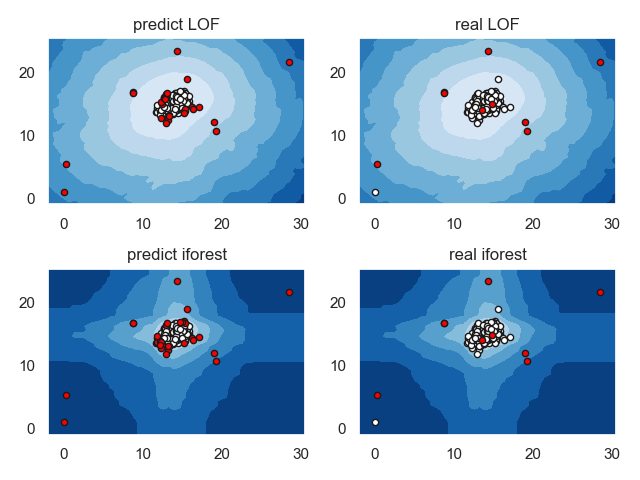

Generate this figure with Python:
import pandas as pd
import matplotlib.pyplot as plt
import numpy as np
from sklearn.neighbors import LocalOutlierFactor
import seaborn as sns
from sklearn.ensemble import IsolationForest

sns.set()
"""
数据集是计算机的监控数据，主要包含两个特征Latency(延迟)和Throughput(吞吐量)
目标为是否是异常数据: 0为假，1为真。
"""

X_train = pd.read_csv('data/X_train.csv')
X_test = pd.read_csv('data/X_test.csv')
Y_test = pd.read_csv('data/Y_test.csv')

lof = LocalOutlierFactor(n_neighbors=20)
lof.fit(X_train)

iforest = IsolationForest()
iforest.fit(X_train)


def data_series(func, dataset, labels):
    normal_index = list()
    abnormal_index = list()
    y_pred_test = func(dataset)  # 对样本的预测结果为1则说明为正常值，为-1表示为异常值
    for i, j in enumerate(y_pred_test):
        if j == 1:
            normal_index.append(i)  # 存储正常样本的索引
        else:
            abnormal_index.append(i)  # 存储异常样本的索引

    normal_series = dataset.loc[normal_index]  # 获取对应样本集合
    abnormal_series = dataset.loc[abnormal_index]

    real_normal_index = list()
    real_abnormal_index = list()
    for i, j in enumerate(np.array(labels)):
        if j == 0:  # 真实样本0为正常，1为异常
            real_normal_index.append(i)  # 存储真实正常样本的索引
        else:
            real_abnormal_index.append(i)  # 存储真实异常样本的索引

    real_normal_series = dataset.loc[real_normal_index]  # 获取对应样本集合
    real_abnormal_series = dataset.loc[real_abnormal_index]
    return normal_series, abnormal_series, real_normal_series, real_abnormal_series


# 此处是相对于两个向量之间做叉乘，变成一个二维平面的各个点的坐标
# 向量就是根据各个特征的最大最小值然后平均划分点得到的
x_series = np.linspace(np.min(X_test['Latency']) - 2, np.max(X_test['Latency']) + 2, 50)
y_series = np.linspace(np.min(X_test['Throughput']) - 2, np.max(X_test['Throughput']) + 2, 50)
xx, yy = np.meshgrid(x_series, y_series)
lof_Z = lof._decision_function(np.c_[xx.ravel(), yy.ravel()]).reshape(xx.shape)
iforest_Z = iforest.decision_function(np.c_[xx.ravel(), yy.ravel()]).reshape(xx.shape)


def display(z, name, normal_series, abnormal_series, real_normal_series, real_abnormal_series, num=221):
    # 接下来画等高线
    plt.subplot(num)
    plt.title("predict {}".format(name))
    plt.contourf(xx, yy, z, cmap=plt.cm.Blues_r)
    plt.scatter(normal_series['Latency'], normal_series['Throughput'], c='white', s=20, edgecolor='k')
    plt.scatter(abnormal_series['Latency'], abnormal_series['Throughput'], c='red', s=20, edgecolor='k')

    plt.subplot(num + 1)
    plt.title("real {}".format(name))
    plt.contourf(xx, yy, z, cmap=plt.cm.Blues_r)
    plt.scatter(real_normal_series['Latency'], real_normal_series['Throughput'], c='white', s=20, edgecolor='k')
    plt.scatter(real_abnormal_series['Latency'], real_abnormal_series['Throughput'], c='red', s=20, edgecolor='k')
    plt.tight_layout(h_pad=1)


display(lof_Z, "LOF", *data_series(lof.fit_predict, X_test, Y_test))
display(iforest_Z, "iforest", *data_series(iforest.predict, X_test, Y_test), 223)
plt.savefig('anomaly detection.png')
plt.show()
